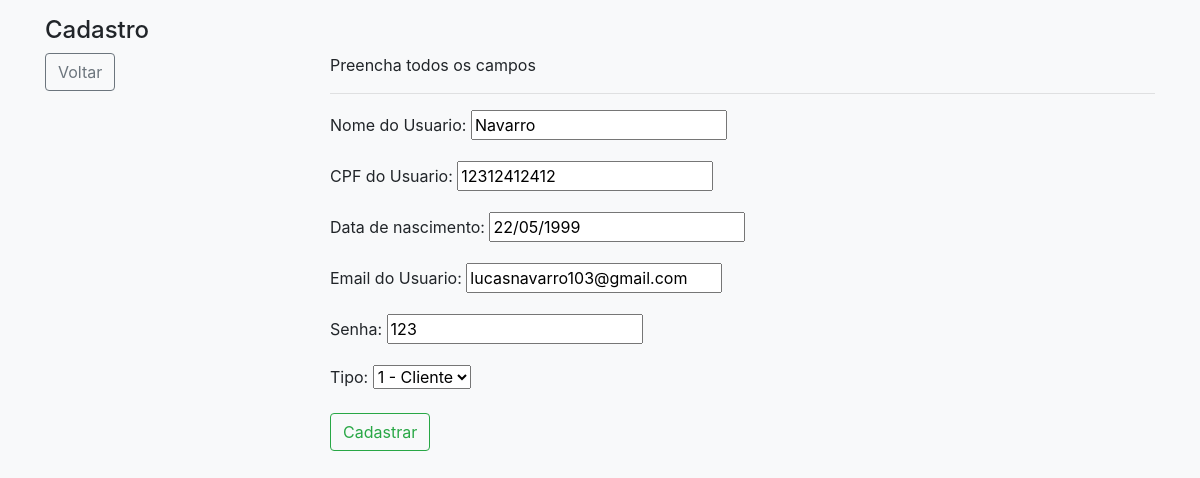
Page /editar/usuario/1/ on the earlier database version.
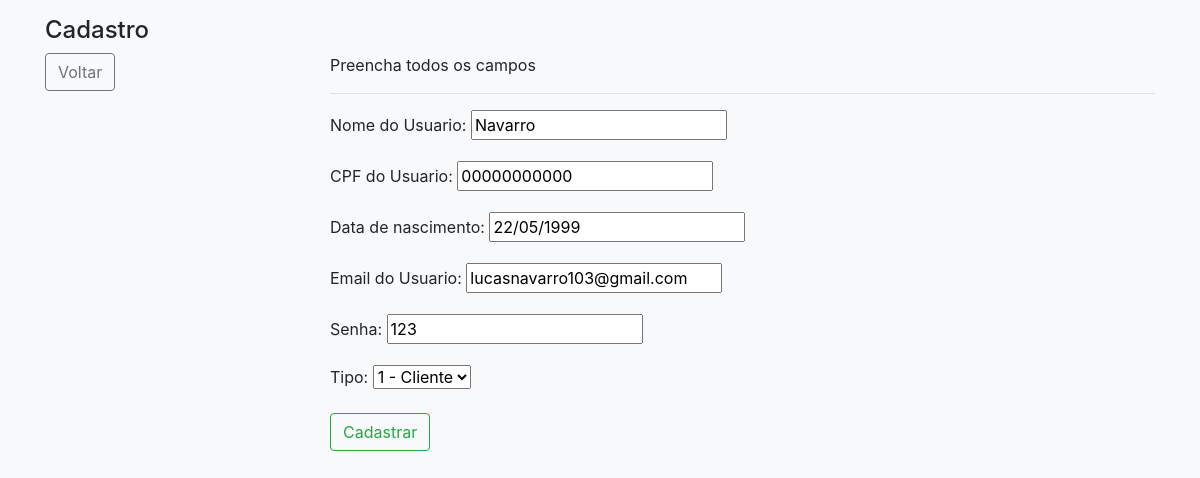
Same page on the later database version.
### cadastros/models.py (models this page shows, shortened)
class Usuario(models.Model):
    cod_usuario = models.AutoField(primary_key=True)
    nome = models.CharField(max_length=50, verbose_name='Nome do Usuario')
    cpf = models.CharField(max_length=11, verbose_name='CPF do Usuario')
    dt_nascimento = models.CharField(max_length=11, verbose_name='Data de nascimento')
    email = models.CharField(max_length=50, verbose_name='Email do Usuario')
    senha = models.CharField(max_length=150, verbose_name='Senha')
    tipo = models.ForeignKey(Tipo, on_delete=models.PROTECT)

class Tipo(models.Model):
    cod_tipo = models.AutoField(primary_key=True)
    nome = models.CharField(max_length=50, verbose_name='Tipo de pessoa')
    def __str__ (self):
        return str(self.cod_tipo) + " - " + self.nome

### cadastros/views.py (the view)
# urls.py: path('editar/usuario/<int:pk>/', UsuarioUpdate.as_view(), name='editar-usuario'),
class UsuarioUpdate(UpdateView):
	model = Usuario
	fields = ['nome', 'cpf', 'dt_nascimento',
    'email', 'senha', 'tipo']
	template_name = 'cadastros/formularioCadastro.html'
	success_url = reverse_lazy('index')

### cadastros/templates/cadastros/formularioCadastro.html (shortened to what this page needs)
{% extends 'paginas/padrao.html' %}
{% load static %}
    {% block menu %}
    <h4 class="white">Cadastro</h4>
    {% endblock %}
        {% block lateral %}
        <a href="/"><button type="button" class="btn btn-outline-secondary">Voltar</button></a>
        {% endblock %}
        {% block conteudo%}
        <p>Preencha todos os campos</p>
        <hr>
        <form method="post">
            {{ form.as_p }}
            <button type="submit" class="btn btn-outline-success">
                    Cadastrar
            </button>
        </form>
       {% endblock%}

### paginas/templates/paginas/padrao.html (shortened to what this page needs)
{% load static %}
<!DOCTYPE html>
<html lang="pt-br">
<head>
    <link rel="stylesheet" href="{% static 'css/bootstrap.min.css' %}">
</head>
<body class="bg-light py-3">
    <div class="container">
        {% block menu %}{% endblock %}
        <div class="row">
            <div class="col-lg-3">
                {% block lateral %}{% endblock %}
            </div>
            <div class="col-lg">
                {% block conteudo%}{% endblock%}
            </div>
        </div>
    </div>
</body>
</html>

Differences in the rows shown:
changed Usuario "lucasnavarro103@gmail.com": cpf "12312412412" → "00000000000"
